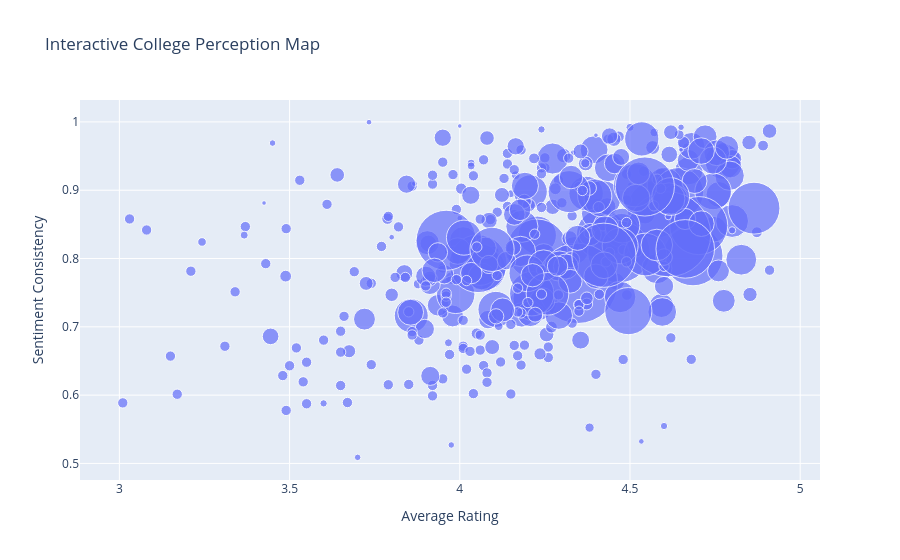

Write notebook code for a chart like this one.
### Code cell
import plotly.express as px

# Prepare data (same as before)
college_insights = (
    combined
    .groupby("college_name")
    .agg(
        avg_rating=("rating", "mean"),
        sentiment_std=("sentiment_score", "std"),
        review_count=("review_id", "count")
    )
    .dropna()
    .reset_index()
)

college_insights["sentiment_consistency"] = 1 / (1 + college_insights["sentiment_std"])

# Interactive Bubble Plot
fig = px.scatter(
    college_insights,
    x="avg_rating",
    y="sentiment_consistency",
    size="review_count",
    hover_name="college_name",   # <-- College name appears
    hover_data={
        "avg_rating": True,
        "review_count": True,
        "sentiment_consistency": True
    },
    size_max=60,
    title="Interactive College Perception Map"
)

fig.update_layout(
    xaxis_title="Average Rating",
    yaxis_title="Sentiment Consistency"
)

fig.show()

### Figure 1 — Plotly figure (JSON) as saved in the notebook; plotly's stock layout.template omitted (floating-point values rounded to 4 significant figures; data arrays with more than 128 entries replaced by an {"elided": "..."} marker saying what was removed)
{"data": [{"customdata": {"elided": "376x1 int values"}, "hovertemplate": "<b>%{hovertext}</b><br><br>avg_rating=%{x}<br>sentiment_consistency=%{y}<br>review_count=%{customdata[0]}<extra></extra>", "hovertext": {"elided": "376 str values"}, "legendgroup": "", "marker": {"color": "#636efa", "size": {"elided": "376 int values"}, "sizemode": "area", "sizeref": 0.1872, "symbol": "circle"}, "mode": "markers", "name": "", "orientation": "v", "showlegend": false, "type": "scatter", "x": {"elided": "376 float values"}, "xaxis": "x", "y": {"elided": "376 float values"}, "yaxis": "y"}], "layout": {"legend": {"itemsizing": "constant", "tracegroupgap": 0}, "title": {"text": "Interactive College Perception Map"}, "xaxis": {"anchor": "y", "domain": [0, 1], "title": {"text": "Average Rating"}}, "yaxis": {"anchor": "x", "domain": [0, 1], "title": {"text": "Sentiment Consistency"}}}}
